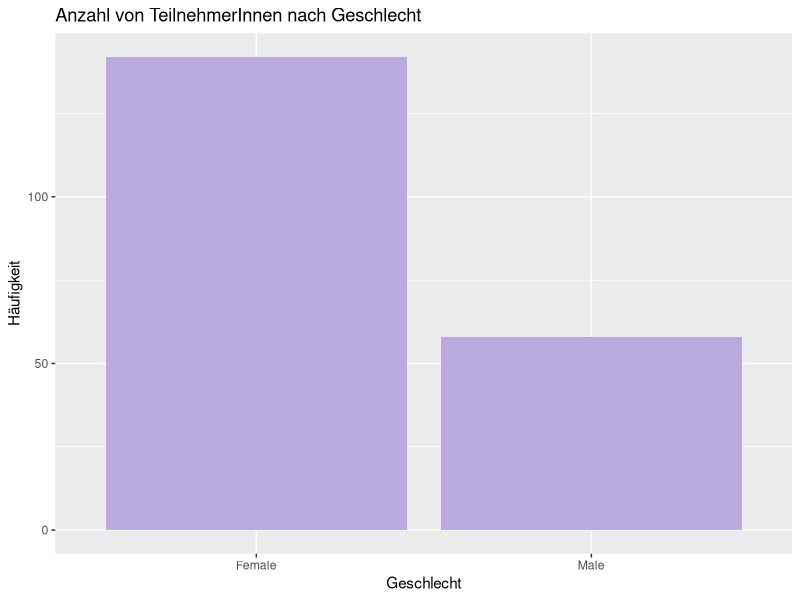
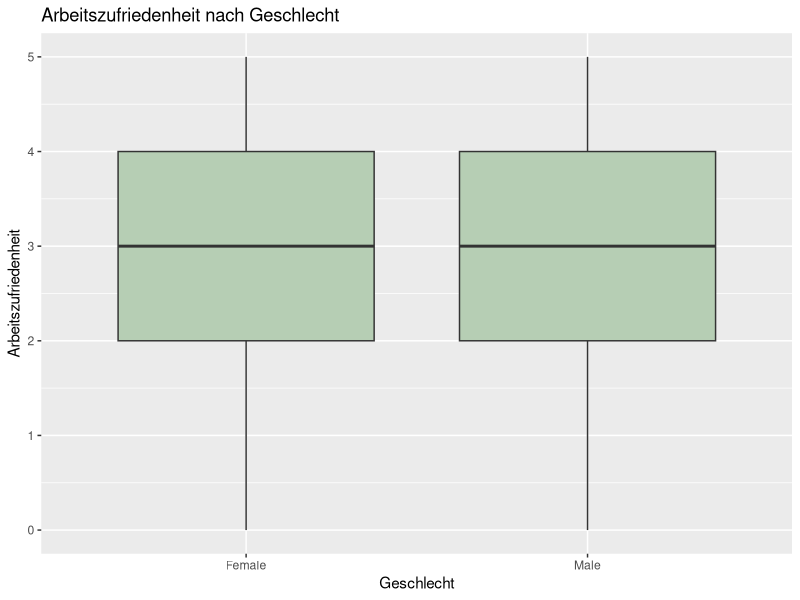
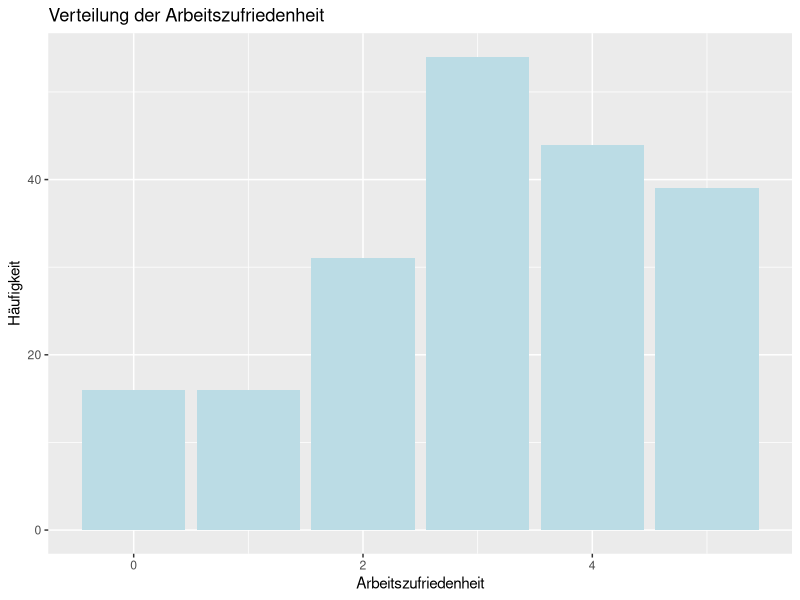
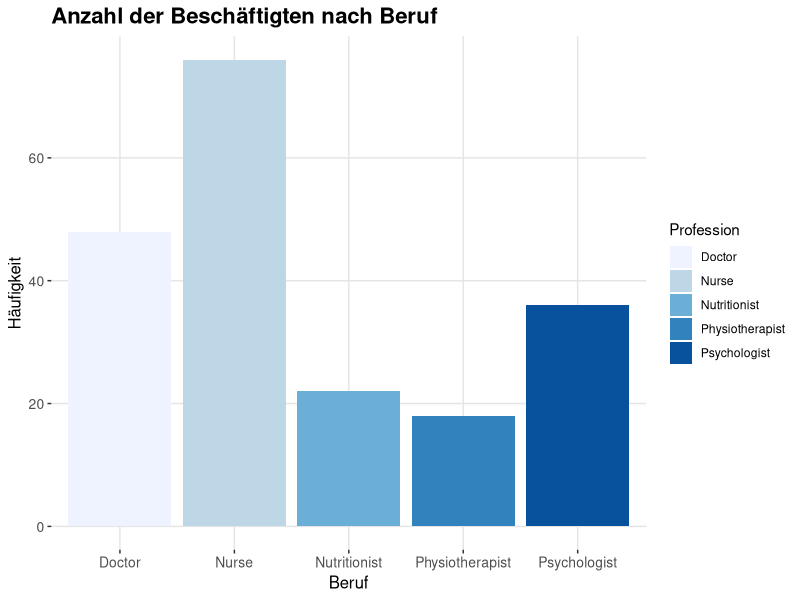

Write the R code that produced these figures, in order.
# Titel: Datenanalyse der Umfrage zur Arbeitszufridenheit
# Autor: Aurora Monticelli
# Datum: 2025-09-24
# Beschreibung: Dieses Skript analysiert die Umfragedaten zur Arbeitszufriedenheit von Gesundheitsfachpersonen in Basel-Stadt und Basel-Land 

# 1. Pakete laden ---------------------------------------
library(tidyverse)  # Sammlung von Paketen für Datenwissenschaft
library(readxl)     # Für Excel-Dateien
library(vcd)

# 2. Daten importieren ---------------------------------
# Daten aus CSV-Datei laden
data <- read.csv("healthcare_job_satisfaction.csv")
data <- read.csv("healthcare_data.csv")

# 3. Daten anschuaen ---------------------------------
# Erste Zeilen anzeigen
head(data)

# Datenstruktur untersuchen
print(data)

# Zusammenfassende Statistiken
summary(data)

# Fehlende Werte
sum(is.na(data))



# 3. Visualisierung durch plots ---------------------------------
# Barplot für Anzahl TeilnehmerInnen nach Geschlecht
ggplot(data, aes(x = factor(gender))) + 
  geom_bar(fill = "#b9aadf") +
  labs(title = "Anzahl von TeilnehmerInnen nach Geschlecht", 
       x = "Geschlecht", y = "Häufigkeit")

# Boxplot für Arbeitszufriedenheit nach Geschlecht
ggplot(data, aes(x = factor(gender), y = job_satisfaction)) + 
  geom_boxplot(fill = "#B6CEB4") +
  labs(title = "Arbeitszufriedenheit nach Geschlecht", 
       x = "Geschlecht", y = "Arbeitszufriedenheit")

# Histogram für Arbeitszufriedenheit
ggplot(data, aes(x = job_satisfaction)) + 
  geom_bar(fill = "#BBDCE5") +
  labs(title = "Verteilung der Arbeitszufriedenheit", 
       x = "Arbeitszufriedenheit", y = "Häufigkeit")


# 4. Ästhetische Anpassungen ------------------------------------
ggplot(data, aes(x = profession, fill = profession)) +
  geom_bar() + #Basis des Balkendiagrams
  labs(
    title = "Anzahl der Beschäftigten nach Beruf",
    x = "Beruf", # X-Achsen-Beschriftung
    y = "Häufigkeit", # Y-Achsen-Beschriftung
    fill = "Profession"  # Legendentitel 
  ) +
  theme(
    plot.title = element_text(size = 16, face = "bold"),  # Titel-Stil
    axis.title = element_text(size = 12), # Achsen-Titel-Stil
    axis.text = element_text(size = 10), # Achsen-Titel-Stil
    panel.background = element_rect(fill = "white"), # Weisser Hintergrund
    panel.grid.major = element_line(color = "grey90") # Heller Gitternetz
  ) +
  scale_fill_brewer(palette = "Blues")  # Farbpalette für die Balken



# 5. Descriptive Analyse   ----------------------------------------
# Grundlegende Datenexploration (bereits bekannt)
str(data)
head(data)
summary(data)

# Häufigkeiten kategorialer Variablen
table(data$gender)
table(data$profession)

# Deskriptive Statistiken für numerische Variablen
mean(data$job_satisfaction)    # Mittelwert
sd(data$job_satisfaction)      # Standardabweichung
median(data$job_satisfaction)   # Median


# 5. Inferenzstatistik   ----------------------------------------
# Chi-Quadrat
# Kreuztabelle erstellen: Geschlecht vs. Beruf
table(data$gender, data$profession)

# Chi-Quadrat Test durchführen
chisq_result <- chisq.test(table(data$gender, data$profession))
print(chisq_result)

# Erwartete Häufigkeiten anzeigen
chisq_result$expected

# Standardisierte Residuen analysieren
chisq_result$residuals

# Cramér's V als Effektstärke berechnen
assocstats(table(data$gender, data$profession))
